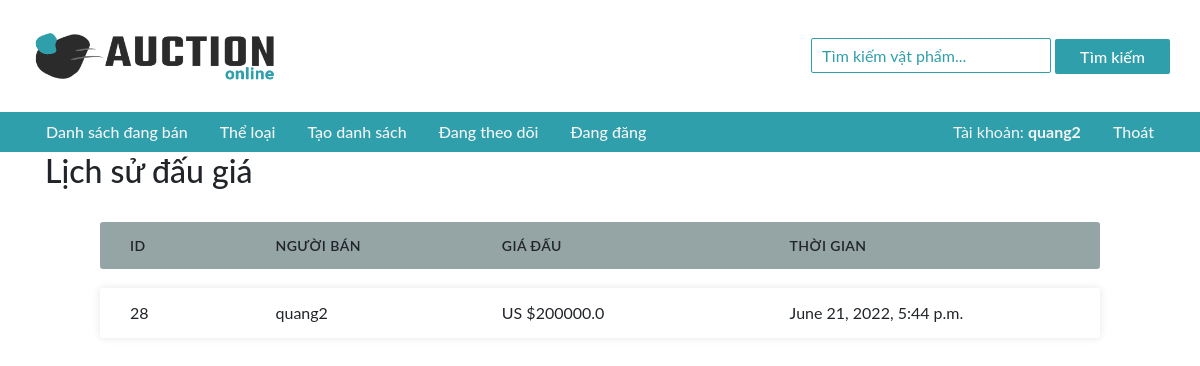
The page /listing/39/bids (signed in) on the database its author committed.
### auctions/models.py (models this page shows, shortened)
class User(AbstractUser):
    watchlist = models.ManyToManyField(Listing, blank=True, related_name="watchers")
    listing = models.ManyToManyField(Listing, blank=True, related_name="creater")
    bought_items = models.ManyToManyField(Listing, blank=True, related_name="buyer")
    def __str__(self):
        return f"{self.username}"

class UserBid(models.Model):
    bidder = models.ForeignKey(User, on_delete=models.CASCADE, related_name="user_bid")
    listing = models.ManyToManyField(Listing, related_name="bids")
    bid = models.FloatField()
    time = models.DateTimeField(datetime.now)

### auctions/views.py (the view)
# urls.py: path("listing/<int:id>/bids", views.bids, name="bids"),
def bids(request, id):
    list_item = Listing.objects.get(id=id)
    bids = UserBid.objects.filter(listing=list_item).all().order_by('-id')
    creater = list_item.creater.get()
    if request.user == creater:
        creater_view = True
    else:
        creater_view = False
    return render(request, "auctions/bids.html", {
        "bids":bids,
        "list":list_item,
        "creater_view":creater_view
    })

### auctions/templates/auctions/bids.html (shortened to what this page needs)
{% extends 'auctions/layout.html' %}
{% block body %}
    <div class="container">
        <div class="heading">
            <h2>
                <form action="{% url 'auction_command' %}" method="POST">
                    Lịch sử đấu giá&nbsp;
                </form>
            </h2>
        </div>
        <div class="listing-lower">
            {% if bids %}
                <div class="bids-div">
                    <ul class="responsive-table">
                        <li class="table-header">
                            <div class="col col-1">Id</div>
                            <div class="col col-2">Người bán</div>
                            <div class="col col-3">Giá đấu</div>
                            <div class="col col-4">Thời gian</div>
                        </li>
                        {% for bid in bids %}
                            <li class="table-row">
                                <div class="col col-1" data-label="Bid Id">{{bid.id}}</div>
                                <div class="col col-2" data-label="Bidder">{{bid.bidder}}</div>
                                <div class="col col-3" data-label="Bid Amount">US ${{bid.bid}}</div>
                                <div class="col col-4" data-label="Bid Time">{{bid.time}}</div>
                            </li>
                        {% endfor %}
                    </ul>
                </div>
            {% else %}
                <center>Chưa được đấu giá.</center>
            {% endif %}
        </div>
    </div>
{% endblock %}

### auctions/templates/auctions/layout.html (shortened to what this page needs)
{% load static %}
<!DOCTYPE html>
<html lang="en">
    <head>
        <link rel="stylesheet" href="https://stackpath.bootstrapcdn.com/bootstrap/4.4.1/css/bootstrap.min.css">
        <link href="{% static 'auctions/styles.css' %}" rel="stylesheet">
    </head>
    <body>
        <div class="navbar">
            <div class="logo left-nav">
                <a href="{% url 'index' %}">
                    <img src="{% static 'auctions/images/auction_logo.png' %}" height="52px" width="250px">
                </a>
            </div>
            <div class="right-nav">
                <form action="{% url 'search' %}" method="GET">
                    <input type="text" name="query" placeholder="Tìm kiếm vật phẩm..." value="{{query | default:''}}" required="required">
                    <input type="submit" value="Tìm kiếm" class="btn search-btn Button">
                </form>
            </div>
        </div>
        <div class="menu">
            <div class="left-menu">
                <div>
                    <ul class="nav">
                        <li class="nav-item">
                            <a class="nav-link" href="{% url 'index' %}">Danh sách đang bán</a>
                        </li>
                        <li class="nav-item">
                            <a class="nav-link" href="{% url 'categories' %}">Thể loại</a>
                        </li>
                        <li class="nav-item">
                            <a class="nav-link" href="{% url 'create' %}">Tạo danh sách</a>
                        </li>
                        {% if user.is_authenticated %}
                            <li class="nav-item">
                                <a class="nav-link" href="{% url 'watchlist' %}">Đang theo dõi</a>
                            </li>
                            <li class="nav-item">
                                <a class="nav-link" href="{% url 'my_listing' %}">Đang đăng </a>
                            </li>
                        {% endif %}
                    </ul>
                </div>
            </div>
            <div class="right-menu nav">
                {% if user.is_authenticated %}
                    <li class="nav-item">
                        <span class="nav-link">
                            Tài khoản: <strong>{{ user.username }}</strong>
                        </span>
                    </li>
                    <li class="nav-item">
                        <a class="nav-link" href="{% url 'logout' %}">Thoát</a>
                    </li>
                {% endif %}
            </div>
        </div>
        {% block body %}
        {% endblock %}
    </body>
</html>

### auctions/static/auctions/styles.css (style rules this page uses)
body { padding: 0px; word-break: break-all; font-family: 'lato', sans-serif; }
.navbar { display: flex; height: 14vh; padding: 20px 30px 20px 30px; justify-content: space-between; }
.right-nav { display: flex }
.right-nav input[type=text] { border: 1px solid #309fac; height: 35px; width: 20vw; border-radius: 2px; padding: 0px 10px 0px 10px; }
.right-nav ::placeholder { color: #309fac; }
.right-nav input[type=submit] { color: white; padding-left: 25px; padding-right: 25px; height: 35px; border-radius: 2px; border: none; font-weight: 500; }
.menu { background-color: #309fac; display: flex; justify-content: space-between; padding: 0px 30px 0px 30px; color: #f3f5f5; }
.menu a { text-decoration: none; font-weight: 500; color: #f3f5f5; }
.listing-lower { margin-top: 2em; margin-bottom: 2em; }
.bids-div { max-width: 1000px; margin-left: auto; margin-right: auto; }
.responsive-table { padding-left: 0px; }
.responsive-table li { border-radius: 3px; padding: 13px 15px; display: flex; justify-content: space-between; margin-bottom: 19px; }
.table-header { background-color: #95A5A6; font-size: 14px; font-weight: 600; text-transform: uppercase; letter-spacing: 0.03em; }
.table-row { background-color: #ffffff; box-shadow: 0px 0px 9px 0px rgba(0,0,0,0.1); }
.col-1 { flex-basis: 10%; }
.col-2 { flex-basis: 30%; }
.col-3 { flex-basis: 23%; }
.col-4 { flex-basis: 32%; }
.search-btn { margin-top: -3px; }
.Button { background-color: #309fac; color: white; }

### rows shown on the page
User: username "quang2"
UserBid: id "28", bidder "quang2", bid "200000.0", time "June 21, 2022, 5:44 p.m."
